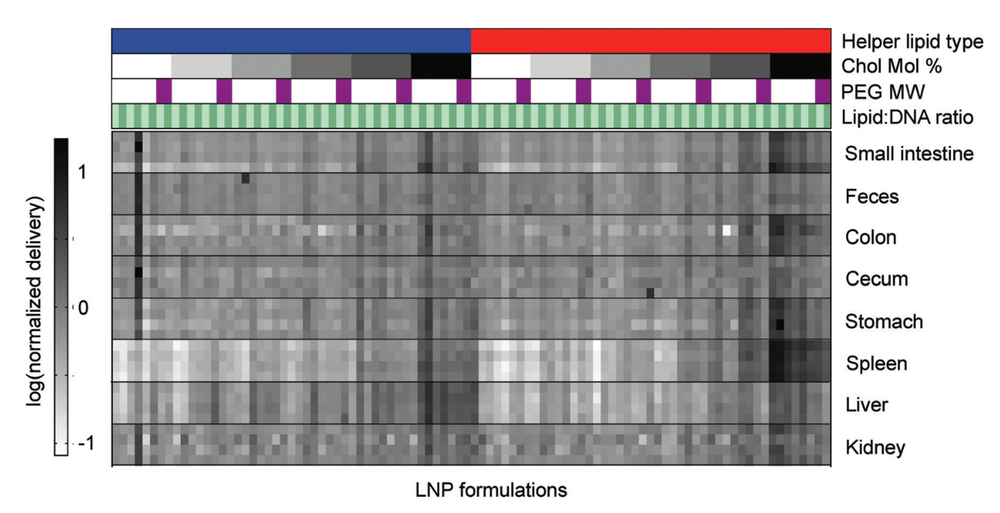
#> input picture 4_Extract_Exp_Vals/Exp_Vals_From_Figs/heatmap/examples/18-1_heatmap.png, 1000 x 513 px, shrunk from 1480 x 759 before the run
$ python -i value_extractor_core.py   (imports and definitions only)
#> lines starting #> are read from the running program, lines starting #| are printed output that depends on the picture; after the words box and inside, x2 and y2 are one past the last pixel; in counts of white or black regions, pixels touching at a corner belong together
#> further down, picture is the input picture: shape (513, 1000, 3); mean B, G, R 175.1, 174.3, 176.5
from __future__ import annotations

import hashlib
import json
import os
import re
import sys
import traceback
from dataclasses import dataclass, field
from io import BytesIO
from pathlib import Path
from typing import Any, Callable

import numpy as np
import pandas as pd

try:
    import cv2
except Exception:  # pragma: no cover - optional runtime dependency check
    cv2 = None

try:
    from PIL import Image
except Exception:  # pragma: no cover - optional runtime dependency check
    Image = None


CURRENT_DIR = Path(__file__).resolve().parent
PROJECT_ID = "avian-light-492007-c2"
PROJECT_ROOT = None
# [6 lines not run here, left out]

API_IMPORT_ERROR = None
try:
    from find_api import find_api_key_file, get_genai_client

    API_AVAILABLE = True
except Exception as exc:  # pragma: no cover - depends on local API file
    find_api_key_file = None
    get_genai_client = None
    API_AVAILABLE = False
    API_IMPORT_ERROR = str(exc)


EXTRACTED_COLUMNS = [
    "selected",
    "figure_name",
    "X_Label",
    "Group",
    "Value",
    "Type",
    "x_pixel",
    "y_pixel",
]
CALIBRATION_COLUMNS = ["selected", "kind", "Pixel", "Value"]
CALIBRATION_KIND_Y_TICK = "y_tick"
CALIBRATION_KIND_BASELINE = "baseline"
CALIBRATION_KIND_Y_AXIS = "y_axis"
CALIBRATION_KIND_Y_MAX = "y_max"
AXIS_CONTROL_KINDS = {CALIBRATION_KIND_BASELINE, CALIBRATION_KIND_Y_AXIS, CALIBRATION_KIND_Y_MAX}
API_MODE = os.environ.get("GEMINI_API_MODE", "vertex").strip().lower()
DEFAULT_GEMINI_MODEL_PRO = os.environ.get("GEMINI_MODEL_PRO", "gemini-3.1-pro-preview").strip()
DEFAULT_GEMINI_MODEL_FLASH = os.environ.get("GEMINI_MODEL_FLASH", "gemini-2.5-flash").strip()


@dataclass
class AppState:
    image_path: str | None = None
    image_cv: Any = None
    image_pil: Any = None
    uploaded_file_hash: str | None = None
    figure_name: str = ""
    x_labels_input: str = ""
    groups_input: str = ""
    orientation: str = "Vertical (세로형)"
    is_log_scale: bool = False
    plot_type: str = "Unknown"
    baseline_y: int = 200
    y_max_pixel: int = 50
    y_axis_x: int | None = None
    last_click_x: int | None = None
    last_click_y: int | None = None
    df_calibration: pd.DataFrame = field(default_factory=lambda: create_default_calibration_dataframe())
    df_extracted: pd.DataFrame = field(default_factory=lambda: create_empty_extracted_dataframe())


# [5 lines left out: function ensure_dependencies_for_image_processing, not called in this run]


def file_to_hash(file_bytes: bytes) -> str:
    return hashlib.md5(file_bytes).hexdigest()


# [14 lines left out: functions load_image_from_bytes, load_image_from_path, not called in this run]


def cv_to_pil(image_cv):
    ensure_dependencies_for_image_processing()
    return Image.fromarray(cv2.cvtColor(image_cv, cv2.COLOR_BGR2RGB))


def pil_to_cv(image_pil):
    ensure_dependencies_for_image_processing()
    return cv2.cvtColor(np.array(image_pil.convert("RGB")), cv2.COLOR_RGB2BGR)


# [12 lines left out: function create_default_calibration_dataframe, not called in this run]


def create_empty_extracted_dataframe() -> pd.DataFrame:
    return pd.DataFrame(columns=EXTRACTED_COLUMNS)


# [52 lines left out: functions to_float_or_none, is_true, ensure_extracted_columns, ensure_calibration_columns, not called in this run]


def y_tick_calibration_rows(df: pd.DataFrame | None) -> pd.DataFrame:
    df_cal = ensure_calibration_columns(df)
    return df_cal[df_cal["kind"].eq(CALIBRATION_KIND_Y_TICK)].copy()


# [109 lines left out: functions append_axis_control_rows, sync_axis_control_rows_from_state, apply_axis_control_rows_to_state, insert_row_below, delete_rows, selected_row_indices and 3 more, not called in this run]


def auto_detect_y_limits(image):
    if cv2 is None:
        raise ImportError("OpenCV(cv2)가 필요합니다.")
    gray = cv2.cvtColor(image, cv2.COLOR_BGR2GRAY)
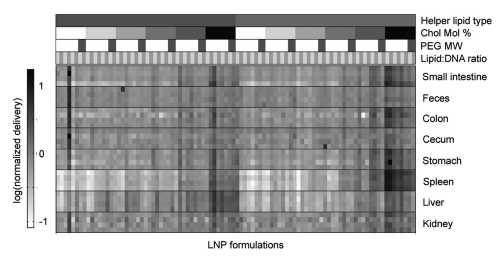
#> gray: shape (513, 1000) (shown at 1/2 size); min 0, max 255, mean 175
    _, binary_inv = cv2.threshold(gray, 200, 255, cv2.THRESH_BINARY_INV)
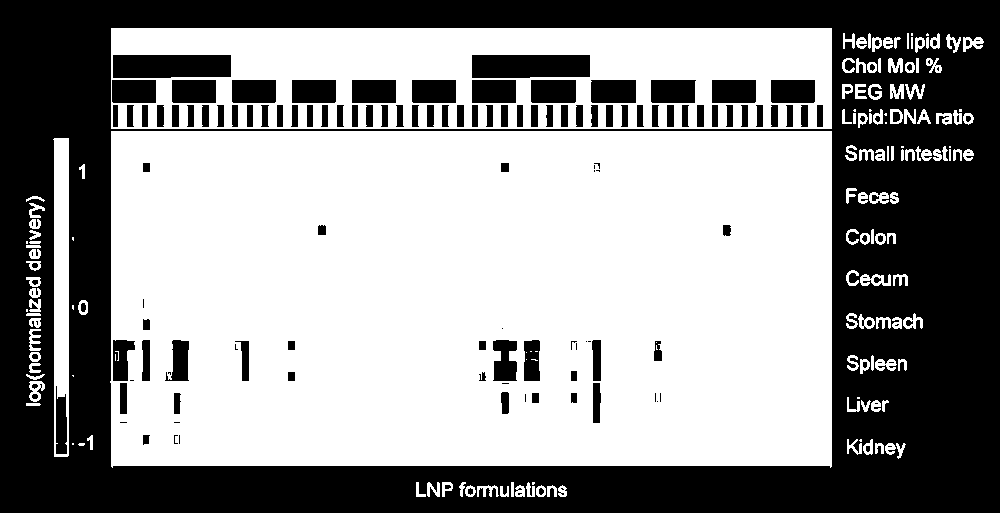
#> binary_inv: shape (513, 1000); 58.3% white; 164 black regions (47 under 20 px), largest, box (x1, y1, x2, y2) and area: (0, 0, 1000, 513) 182896, (113, 55, 231, 78) 2654, (472, 55, 590, 78) 2654
    h, w = image.shape[:2]

    kernel_h = cv2.getStructuringElement(cv2.MORPH_RECT, (max(10, int(w * 0.2)), 1))
    horiz_lines = cv2.morphologyEx(binary_inv, cv2.MORPH_OPEN, kernel_h)
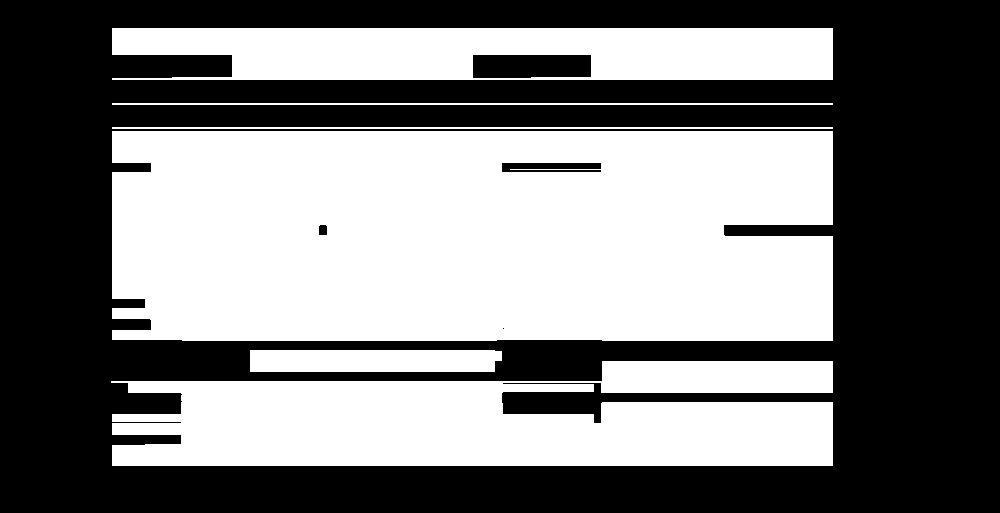
#> horiz_lines: shape (513, 1000); 48.3% white; 6 white regions, box (x1, y1, x2, y2) and area: (112, 131, 833, 341) 148082, (111, 361, 833, 466) 59101, (112, 28, 833, 80) 32138, (250, 350, 502, 372) 5460, (112, 103, 833, 105) 1442, (112, 127, 833, 129) 1442
    row_counts_h = np.sum(horiz_lines, axis=1)
#> row_counts_h = 513 values, max 184110 at index 381, min 0 at index 0, mean 123108.3
    y_indices = np.where(row_counts_h > 0)[0]
#> y_indices = 382 values from 28 to 465
    axis_y_0 = int(max(y_indices)) if len(y_indices) > 0 else int(h * 0.9)
#> axis_y_0 = 465

    x_line_pixels = np.where(horiz_lines[axis_y_0, :] > 0)[0]
#> x_line_pixels = 721 values from 112 to 832
    x_start_px = x_line_pixels[0] if len(x_line_pixels) > 0 else int(w * 0.1)
#> x_start_px = 112

    kernel_v = cv2.getStructuringElement(cv2.MORPH_RECT, (1, max(10, int(h * 0.1))))
    vert_lines = cv2.morphologyEx(binary_inv, cv2.MORPH_OPEN, kernel_v)
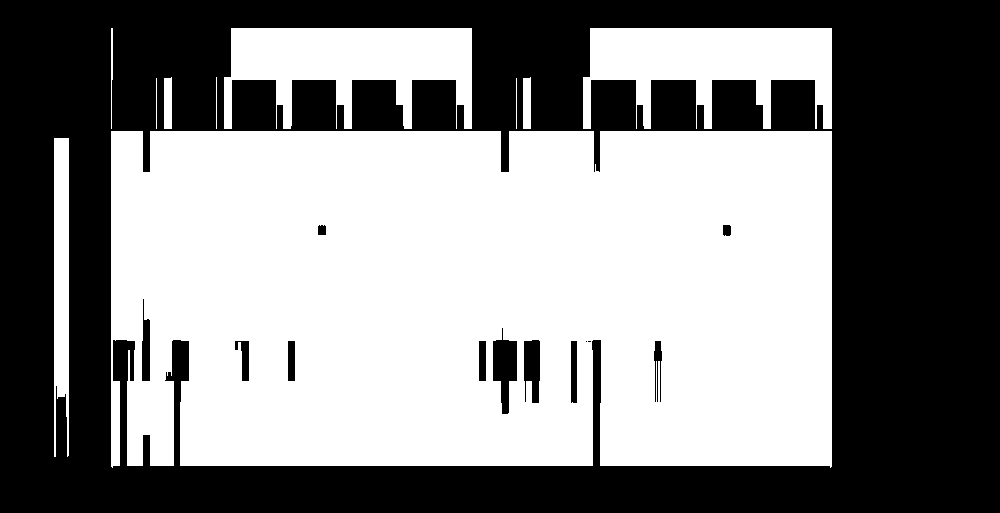
#> vert_lines: shape (513, 1000); 52.4% white; 13 black regions (2 under 20 px), largest, box (x1, y1, x2, y2) and area: (0, 0, 1000, 513) 240000, (493, 328, 517, 414) 1237, (524, 340, 540, 403) 822
    col_counts_v = np.sum(vert_lines, axis=0)
#> col_counts_v = 1000 values, max 111690 at index 830, min 0 at index 0, mean 68537.1

    search_range = col_counts_v[max(0, x_start_px - 30) : min(w, x_start_px + 30)]
#> search_range = 60 values, max 111435 at index 29, min 0 at index 0, mean 38870.5
    if np.any(search_range > 0):
        y_axis_x = max(0, x_start_px - 30) + int(np.argmax(search_range))
#> y_axis_x = 111
    else:
        y_axis_x = x_start_px

    roi_left = binary_inv[0:axis_y_0, max(0, y_axis_x - 6) : y_axis_x]
#> roi_left = 465 rows, first 6: [0, 0, 0, 0, 0, 0], [0, 0, 0, 0, 0, 0], [0, 0, 0, 0, 0, 0], [0, 0, 0, 0, 0, 0], [0, 0, 0, 0, 0, 0], [0, 0, 0, 0, 0, 0]
    row_counts = np.sum(roi_left, axis=1)
#> row_counts = 465 values, max 255 at index 381, min 0 at index 0, mean 1.1
    tick_rows_relative = np.where(row_counts > 0)[0]
#> tick_rows_relative = [381, 382]
    tick_indices = tick_rows_relative
#> tick_indices = [381, 382]

    axis_y_max = int(min(tick_indices)) if len(tick_indices) > 0 else int(h * 0.1)
#> axis_y_max = 381
    return axis_y_0, axis_y_max, y_axis_x


# [126 lines left out: functions auto_detect_all_y_ticks, auto_detect_x_ticks, auto_detect_all_x_val_ticks, extract_text_from_genai_response, not called in this run]


def parse_json_from_response_text(text: str):
    cleaned = text.strip().replace("```json", "").replace("```", "").strip()
    return json.loads(cleaned)


# [409 lines left out: functions normalize_superscript_text, parse_axis_value_label, get_gemini_client, run_gemini_analysis, _emit_status, autonomous_y_finder and 8 more, not called in this run]


def traceback_to_string(exc: BaseException) -> str:
    return "".join(traceback.format_exception(type(exc), exc, exc.__traceback__))

>>> import cv2
>>> picture = cv2.imread('../../../../4_Extract_Exp_Vals/Exp_Vals_From_Figs/heatmap/examples/18-1_heatmap.png')
>>> result = auto_detect_y_limits(picture)
#> result = (465, 381, 111)
